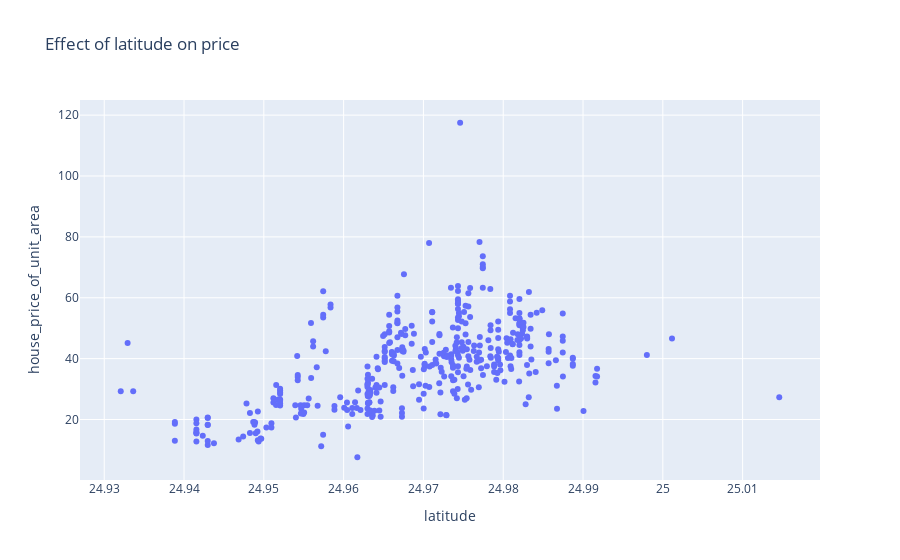

The notebook cell saved with this chart:
### Markdown cell above
### 4. Effect of latitude on price

### Code cell
px.scatter(house_df, x = 'latitude', y = 'house_price_of_unit_area', title = 'Effect of latitude on price')

### Figure 1 — Plotly figure (JSON) as saved in the notebook; plotly's stock layout.template omitted (floating-point values rounded to 4 significant figures; data arrays with more than 128 entries replaced by an {"elided": "..."} marker saying what was removed)
{"data": [{"hovertemplate": "latitude=%{x}<br>house_price_of_unit_area=%{y}<extra></extra>", "legendgroup": "", "marker": {"color": "#636efa", "symbol": "circle"}, "mode": "markers", "name": "", "orientation": "v", "showlegend": false, "type": "scatter", "x": {"elided": "414 float values"}, "xaxis": "x", "y": {"elided": "414 float values"}, "yaxis": "y"}], "layout": {"legend": {"tracegroupgap": 0}, "title": {"text": "Effect of latitude on price"}, "xaxis": {"anchor": "y", "domain": [0, 1], "title": {"text": "latitude"}}, "yaxis": {"anchor": "x", "domain": [0, 1], "title": {"text": "house_price_of_unit_area"}}}}
